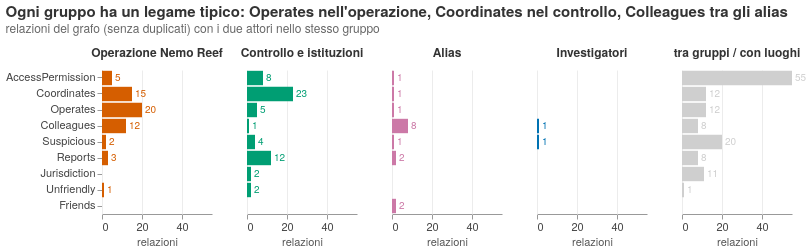

The code cell stored with this chart in its notebook:
### Markdown cell above
**Domanda.** Che tipo di legami registrati ci sono dentro ogni gruppo?

**Come leggerlo.** Un pannello per gruppo; ogni barra è un tipo di relazione del grafo (es. *Operates* = chi gestisce una barca, *Coordinates* = chi coordina un'attività con chi, *Colleagues* = colleghi). L'ultimo pannello sono le relazioni tra gruppi diversi o con luoghi che non scrivono messaggi.

<sub>Codifica: gruppo **N** (pannelli), tipo di relazione **N** (9, troppe per il colore), conteggio **Q** → small multiples di barre con la stessa scala; colore = gruppo del pannello.</sub>

### Code cell
r = rel[~rel.is_duplicate].copy()
r["g1"], r["g2"] = r.source.map(group), r.target.map(group)
r["pannello"] = r.g1.where((r.g1 == r.g2) & (r.g1 != "Altri"), "tra gruppi / con luoghi")
rg = r.groupby(["pannello", "rel_type"]).size().reset_index(name="n")
rg["gruppo"] = rg.pannello.where(rg.pannello.isin(GROUPS), "Altri")
rel_order = rg.groupby("rel_type").n.sum().sort_values(ascending=False).index.tolist()
panels = GROUPS[:4] + ["tra gruppi / con luoghi"]
bar = alt.Chart().mark_bar().encode(x=alt.X("n:Q", title="relazioni"), y=alt.Y("rel_type:N", sort=rel_order, title=None),
                                    color=alt.Color("gruppo:N", scale=GROUP_COLOR, legend=None), tooltip=["pannello", "rel_type", "n"])
q2c = alt.layer(bar, bar.mark_text(align="left", dx=3, fontSize=10, color=INK).encode(text="n:Q"), data=rg).properties(
    width=110, height=alt.Step(16)).facet(column=alt.Column("pannello:N", sort=panels, title=None)).properties(title=alt.Title(
    "Ogni gruppo ha un legame tipico: Operates nell'operazione, Coordinates nel controllo, Colleagues tra gli alias",
    subtitle="relazioni del grafo (senza duplicati) con i due attori nello stesso gruppo"))
save(q2c, "q2c_relazioni_per_gruppo")

### Figure 1 — Vega-Lite specification as saved in the notebook (floating-point values rounded to 4 significant figures)
{"config": {"view": {"continuousWidth": 300, "continuousHeight": 300, "strokeWidth": 0}, "axis": {"domainColor": "#999", "gridColor": "#ececec", "labelColor": "#444", "labelFontSize": 11, "tickColor": "#999", "titleColor": "#555", "titleFontSize": 11, "titleFontWeight": "normal"}, "font": "Helvetica Neue", "header": {"labelColor": "#333333", "labelFontSize": 12, "labelFontWeight": 600, "titleFontWeight": "normal"}, "legend": {"labelFontSize": 11, "titleColor": "#555", "titleFontSize": 11, "titleFontWeight": "normal"}, "title": {"anchor": "start", "color": "#333333", "fontSize": 15, "fontWeight": 600, "offset": 12, "subtitleColor": "#666", "subtitleFontSize": 12, "subtitlePadding": 4}}, "data": {"name": "data-07a10d9688c28719a6ffb77e6267abe0"}, "facet": {"column": {"field": "pannello", "sort": ["Operazione Nemo Reef", "Controllo e istituzioni", "Alias", "Investigatori", "tra gruppi / con luoghi"], "title": null, "type": "nominal"}}, "spec": {"layer": [{"mark": {"type": "bar"}, "encoding": {"color": {"field": "gruppo", "legend": null, "scale": {"domain": ["Operazione Nemo Reef", "Controllo e istituzioni", "Alias", "Investigatori", "Altri"], "range": ["#D55E00", "#009E73", "#CC79A7", "#0072B2", "#cfcfcf"]}, "type": "nominal"}, "tooltip": [{"field": "pannello", "type": "nominal"}, {"field": "rel_type", "type": "nominal"}, {"field": "n", "type": "quantitative"}], "x": {"field": "n", "title": "relazioni", "type": "quantitative"}, "y": {"field": "rel_type", "sort": ["AccessPermission", "Coordinates", "Operates", "Colleagues", "Suspicious", "Reports", "Jurisdiction", "Unfriendly", "Friends"], "title": null, "type": "nominal"}}}, {"mark": {"type": "text", "align": "left", "color": "#333333", "dx": 3, "fontSize": 10}, "encoding": {"color": {"field": "gruppo", "legend": null, "scale": {"domain": ["Operazione Nemo Reef", "Controllo e istituzioni", "Alias", "Investigatori", "Altri"], "range": ["#D55E00", "#009E73", "#CC79A7", "#0072B2", "#cfcfcf"]}, "type": "nominal"}, "text": {"field": "n", "type": "quantitative"}, "tooltip": [{"field": "pannello", "type": "nominal"}, {"field": "rel_type", "type": "nominal"}, {"field": "n", "type": "quantitative"}], "x": {"field": "n", "title": "relazioni", "type": "quantitative"}, "y": {"field": "rel_type", "sort": ["AccessPermission", "Coordinates", "Operates", "Colleagues", "Suspicious", "Reports", "Jurisdiction", "Unfriendly", "Friends"], "title": null, "type": "nominal"}}}], "height": {"step": 16}, "width": 110}, "title": {"text": "Ogni gruppo ha un legame tipico: Operates nell'operazione, Coordinates nel controllo, Colleagues tra gli alias", "subtitle": "relazioni del grafo (senza duplicati) con i due attori nello stesso gruppo"}, "$schema": "https://vega.github.io/schema/vega-lite/v6.1.0.json", "datasets": {"data-07a10d9688c28719a6ffb77e6267abe0": [{"pannello": "Alias", "rel_type": "AccessPermission", "n": 1, "gruppo": "Alias"}, {"pannello": "Alias", "rel_type": "Colleagues", "n": 8, "gruppo": "Alias"}, {"pannello": "Alias", "rel_type": "Coordinates", "n": 1, "gruppo": "Alias"}, {"pannello": "Alias", "rel_type": "Friends", "n": 2, "gruppo": "Alias"}, {"pannello": "Alias", "rel_type": "Operates", "n": 1, "gruppo": "Alias"}, {"pannello": "Alias", "rel_type": "Reports", "n": 2, "gruppo": "Alias"}, {"pannello": "Alias", "rel_type": "Suspicious", "n": 1, "gruppo": "Alias"}, {"pannello": "Controllo e istituzioni", "rel_type": "AccessPermission", "n": 8, "gruppo": "Controllo e istituzioni"}, {"pannello": "Controllo e istituzioni", "rel_type": "Colleagues", "n": 1, "gruppo": "Controllo e istituzioni"}, {"pannello": "Controllo e istituzioni", "rel_type": "Coordinates", "n": 23, "gruppo": "Controllo e istituzioni"}, {"pannello": "Controllo e istituzioni", "rel_type": "Jurisdiction", "n": 2, "gruppo": "Controllo e istituzioni"}, {"pannello": "Controllo e istituzioni", "rel_type": "Operates", "n": 5, "gruppo": "Controllo e istituzioni"}, {"pannello": "Controllo e istituzioni", "rel_type": "Reports", "n": 12, "gruppo": "Controllo e istituzioni"}, {"pannello": "Controllo e istituzioni", "rel_type": "Suspicious", "n": 4, "gruppo": "Controllo e istituzioni"}, {"pannello": "Controllo e istituzioni", "rel_type": "Unfriendly", "n": 2, "gruppo": "Controllo e istituzioni"}, {"pannello": "Investigatori", "rel_type": "Colleagues", "n": 1, "gruppo": "Investigatori"}, {"pannello": "Investigatori", "rel_type": "Suspicious", "n": 1, "gruppo": "Investigatori"}, {"pannello": "Operazione Nemo Reef", "rel_type": "AccessPermission", "n": 5, "gruppo": "Operazione Nemo Reef"}, {"pannello": "Operazione Nemo Reef", "rel_type": "Colleagues", "n": 12, "gruppo": "Operazione Nemo Reef"}, {"pannello": "Operazione Nemo Reef", "rel_type": "Coordinates", "n": 15, "gruppo": "Operazione Nemo Reef"}, {"pannello": "Operazione Nemo Reef", "rel_type": "Operates", "n": 20, "gruppo": "Operazione Nemo Reef"}, {"pannello": "Operazione Nemo Reef", "rel_type": "Reports", "n": 3, "gruppo": "Operazione Nemo Reef"}, {"pannello": "Operazione Nemo Reef", "rel_type": "Suspicious", "n": 2, "gruppo": "Operazione Nemo Reef"}, {"pannello": "Operazione Nemo Reef", "rel_type": "Unfriendly", "n": 1, "gruppo": "Operazione Nemo Reef"}, {"pannello": "tra gruppi / con luoghi", "rel_type": "AccessPermission", "n": 55, "gruppo": "Altri"}, {"pannello": "tra gruppi / con luoghi", "rel_type": "Colleagues", "n": 8, "gruppo": "Altri"}, {"pannello": "tra gruppi / con luoghi", "rel_type": "Coordinates", "n": 12, "gruppo": "Altri"}, {"pannello": "tra gruppi / con luoghi", "rel_type": "Jurisdiction", "n": 11, "gruppo": "Altri"}, {"pannello": "tra gruppi / con luoghi", "rel_type": "Operates", "n": 12, "gruppo": "Altri"}, {"pannello": "tra gruppi / con luoghi", "rel_type": "Reports", "n": 8, "gruppo": "Altri"}, {"pannello": "tra gruppi / con luoghi", "rel_type": "Suspicious", "n": 20, "gruppo": "Altri"}, {"pannello": "tra gruppi / con luoghi", "rel_type": "Unfriendly", "n": 1, "gruppo": "Altri"}]}}
